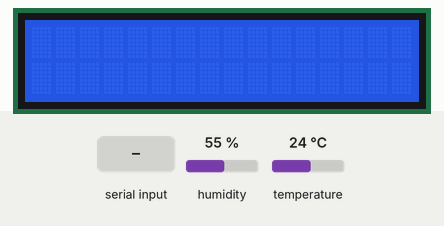
Simulated run of this sketch. Board: Arduino Uno, built with avr-gcc and run on an emulated ATmega328P. Shown: 16×2 character LCD. The test bench sets the inputs (shaded band); at power-on: humidity 55 %, temperature 24 °C. What the sketch prints to the serial monitor is not drawn.

Above: at 1.2 s.
1.3 s: "write i2c\n" received over Serial
At 1.7 s:
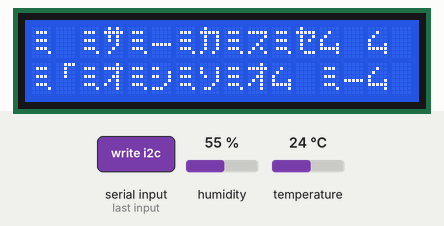
Timing chart, 0 to 4.3 s (numbered marks = the images above; inputs shaded):
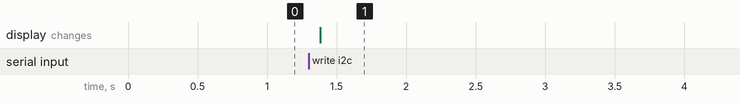

The sketch:

UART_I2C_LCD_DHT11.ino
```cpp
#include <Wire.h>
#include <LiquidCrystal_I2C.h>
#include <DHT.h>

// Пин, к которому подключен датчик DHT11
#define DHTPIN 4

// Указываем тип датчика DHT11
#define DHTTYPE DHT11

// Инициализация объекта для работы с LCD дисплеем по I2C
LiquidCrystal_I2C lcd(0x27, 16, 2);  // Адрес 0x27, 16 столбцов, 2 строки

// Инициализация объекта для работы с датчиком DHT11
DHT dht(DHTPIN, DHTTYPE);

void setup() {
  Serial.begin(115200);
  lcd.init();  // Инициализация LCD дисплея
  lcd.backlight();  // Включаем подсветку LCD дисплея
  dht.begin();  // Инициализация датчика DHT11
}

void loop() {
  if (Serial.available() > 0) {
    String command = Serial.readStringUntil('\n');

    if (command.equals("write i2c")) {
      lcd.clear(); // Очистка экрана
      Serial.println("Reading DHT11...");

      float humidity = dht.readHumidity(); // Ситывачем влажность
      float temperature = dht.readTemperature(); // Считываем температуру в градусах Цельсия

      if (isnan(humidity) || isnan(temperature)) {
        Serial.println("Ошибка при считывании данных с датчика DHT!");
        lcd.print("Ошибка DHT11");
        delay(5000);
      } else {
        lcd.setCursor(0, 0);
        lcd.print("Влажность: ");
        lcd.print(humidity);
        lcd.print("%");

        lcd.setCursor(0, 1);
        lcd.print("Температура: ");
        lcd.print(temperature);
        lcd.print("C");

        Serial.print("Влажность: ");
        Serial.print(humidity);
        Serial.print("%, Температура: ");
        Serial.print(temperature);
        Serial.println("C");

        delay(5000);
      }

      lcd.clear(); // Очистка экрана после отображения данных
    }
  }
}
```

Measured:
- after the input at 1.3 s, the display: changes after 0.08 s (image 1)
